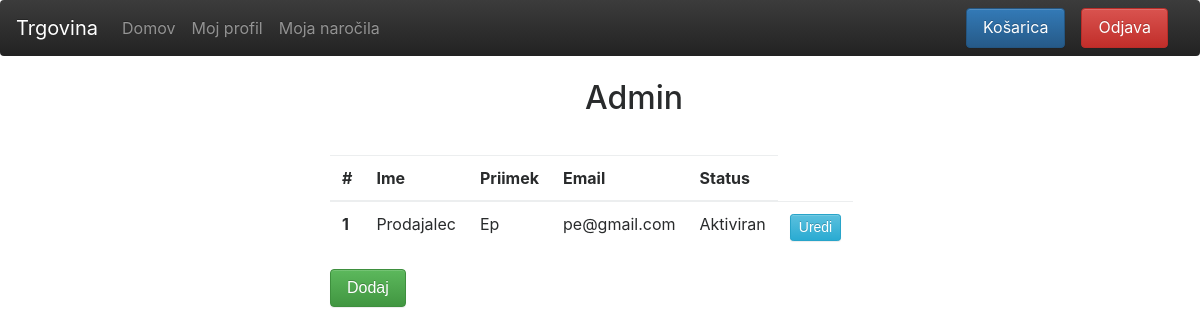
Page /client/adminpanel.php (signed in) on the committed database.
### tables this page shows
CREATE TABLE `users` (
  `id` int(11) NOT NULL,
  `firstname` varchar(50) NOT NULL,
  `lastname` varchar(50) NOT NULL,
  `email` varchar(50) NOT NULL,
  `password` varchar(100) NOT NULL,
  `role` varchar(60) NOT NULL,
  `activated` tinyint(1) NOT NULL
);

### api/admin_api.php (the view, shortened to what this page needs)
<?php
include_once 'dbconn.php';
$query = "SELECT * FROM users WHERE role='salesman'";
$result = mysqli_query($conn, $query);
$count = 1;
if (isset($_POST['modal_add_form'])) {
    $firstname = cleanData(mysqli_real_escape_string($conn, $_POST['modal_add_firstname']));
    $lastname = cleanData(mysqli_real_escape_string($conn, $_POST['modal_add_lastname']));
    $email = cleanData(mysqli_real_escape_string($conn, $_POST['modal_add_email']));
    $password = cleanData(mysqli_real_escape_string($conn, $_POST['modal_add_password_1']));
    $status = cleanData(mysqli_real_escape_string($conn, $_POST['modal_add_status']));
    $query = "SELECT * FROM users WHERE email='$email'";
    $result = mysqli_query($conn, $query);
    if (mysqli_num_rows($result) > 0) exit;
    $hashedPassword = password_hash($password, PASSWORD_DEFAULT);
    $query = "INSERT INTO users (firstname, lastname, email, password, role, activated)
                      VALUES ('$firstname', '$lastname', '$email', '$hashedPassword', 'salesman', $status)";
    mysqli_query($conn, $query);
} else {
    while($row = mysqli_fetch_array($result)){
        if($row['activated'] == 1)
            $status = "Aktiviran";
        else
            $status = "Deaktiviran";
        echo '<tr id="'.$count.'">
            <th scope="row"> '. $count .' </th>
            <td> '. $row['firstname'] .' </td>
            <td> '. $row['lastname'] .' </td>
            <td> '. $row['email'] .' </td>
            <td> '. $status .' </td>
            <td><button type="button" class="btn btn-info btn-sm" onclick="edit('.$count.')" data-toggle="modal" data-target="#myModal">Uredi</button></td>
        </tr>';
        $count++;
    }
}
?>

### client/css/style.css (style rules this page uses)
body { padding-top: 5rem; }

### rows in the picture
users: firstname "Prodajalec", lastname "Ep", email "pe@gmail.com", activated "Aktiviran"
